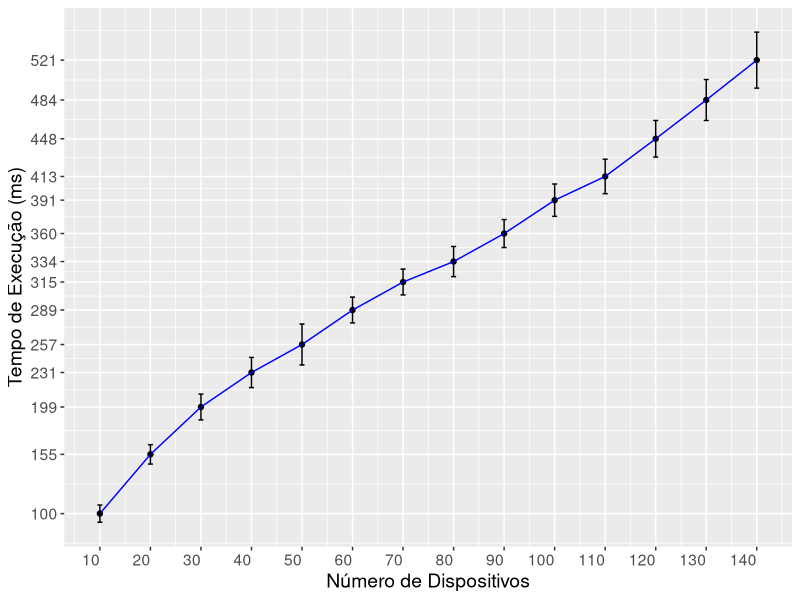

Recreate this plot in R.
# Time Reachability
#--------------------------------------------------------------------------------------------------
fmt <- function(){ #formatting 3 decimals precision
  f <- function(x) as.character(round(x,3))
  f
}
library(ggplot2)
x <- c(10, 20, 30, 40, 50, 60, 70, 80, 90, 100, 110, 120, 130, 140)
y <- c(100,155,199,231,257,289,315,334,360,391,413,448,484,521)
h <- c(8,9,12,14,19,12,12,14,13,15,16,17,19,26)
reach_plot <- qplot(x, y, xlab = "Número de Dispositivos", ylab = "Tempo de Execução (ms)") +
  geom_line(col = "blue") +
  theme(text = element_text(size=14),
        axis.text.x = element_text(angle=0, hjust=1)) +
  geom_errorbar (aes(ymin=y-h, ymax=y+h), width=1, position=position_dodge((.9))) +
  scale_x_continuous (breaks = x) +
  scale_y_continuous (breaks = y, labels = fmt()) 
  #coord_trans(x = "log10")# + geom_errorbar(limits, position="dodge", width=0.25)
reach_plot
